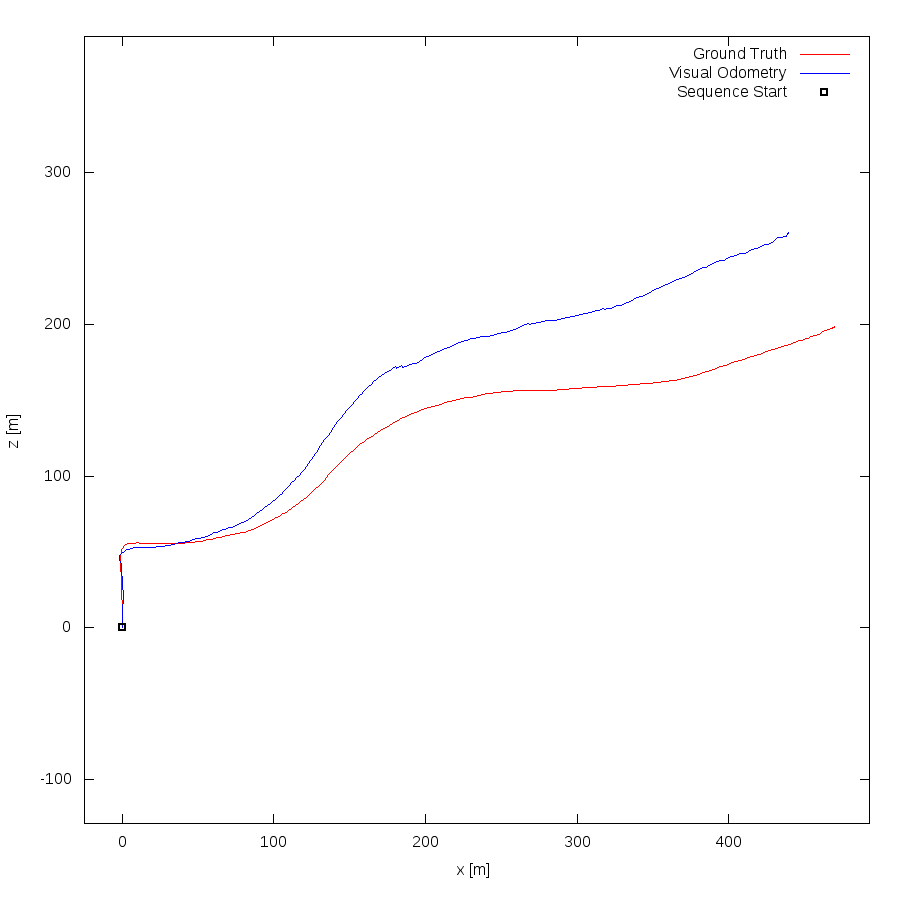

Here is the gnuplot script that generated this plot:
set term postscript eps enhanced color
set output "03.eps"
set size ratio -1
set xrange [-25:493]
set yrange [-129:390]
set xlabel "x [m]"
set ylabel "z [m]"
plot "03.txt" using 1:2 lc rgb "#FF0000" title 'Ground Truth' w lines,"03.txt" using 3:4 lc rgb "#0000FF" title 'Visual Odometry' w lines,"< head -1 03.txt" using 1:2 lc rgb "#000000" pt 4 ps 1 lw 2 title 'Sequence Start' w points
